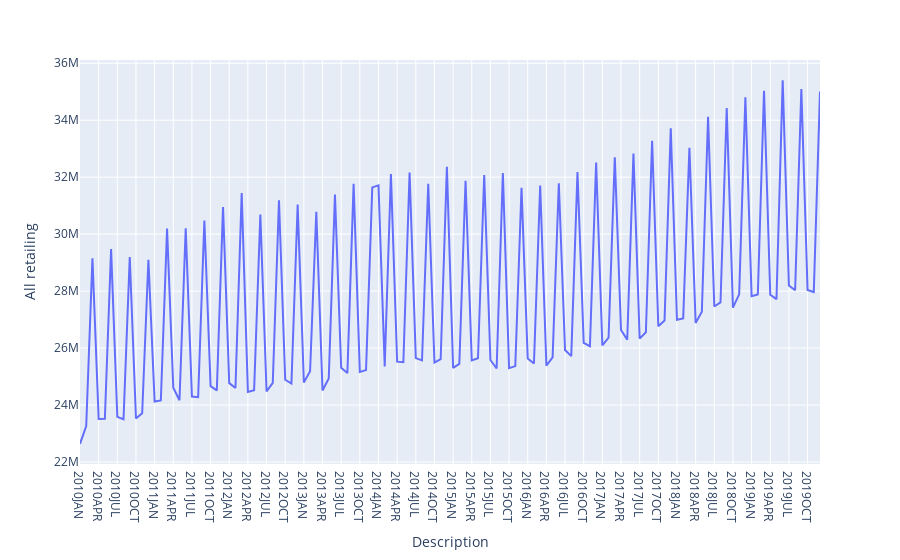

Notebook source saved alongside this figure:
### Code cell
import plotly.express as px # linechart to show value of sales across selected timeline - before covid
dfb = df_preCOVID
df = px.data.tips()
fig = px.line(dfb, x='Description', y='All retailing')  
fig.show()
